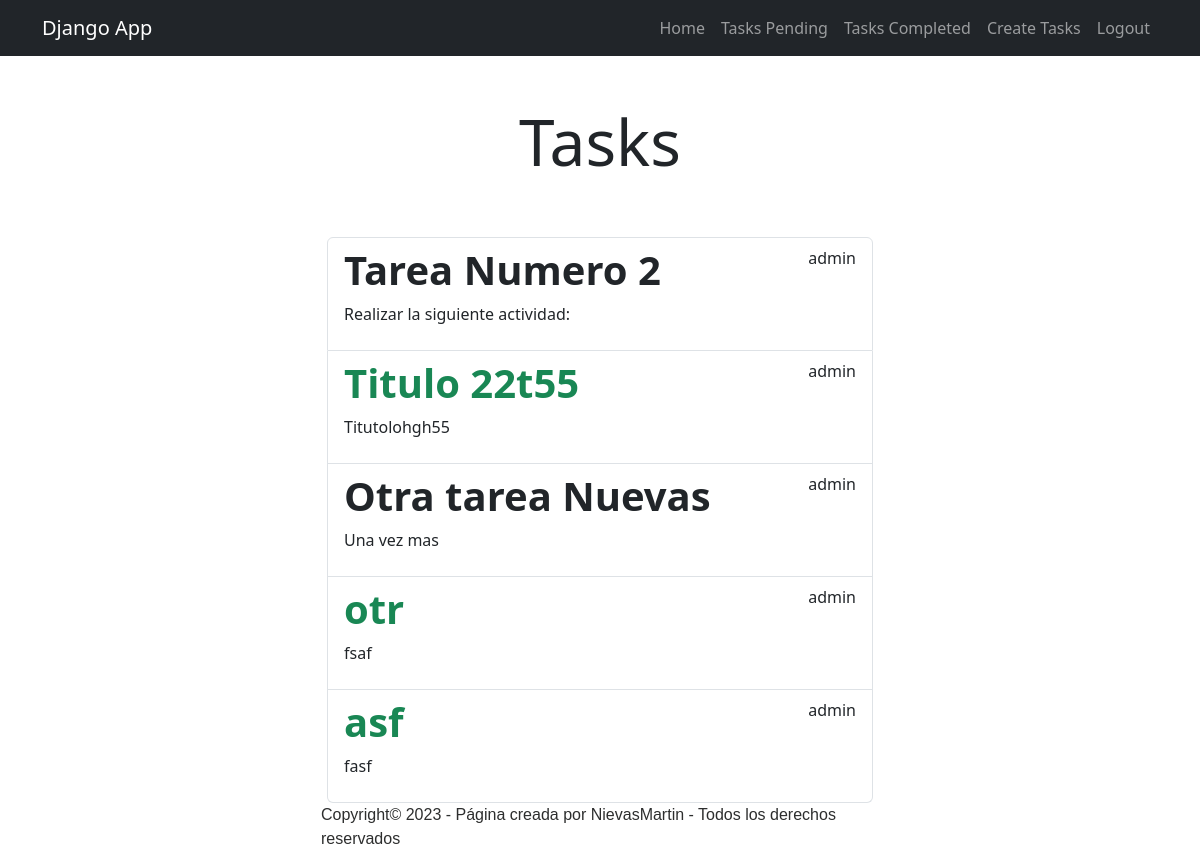
/tasks/ (signed in), run on an earlier commit of the app's database.
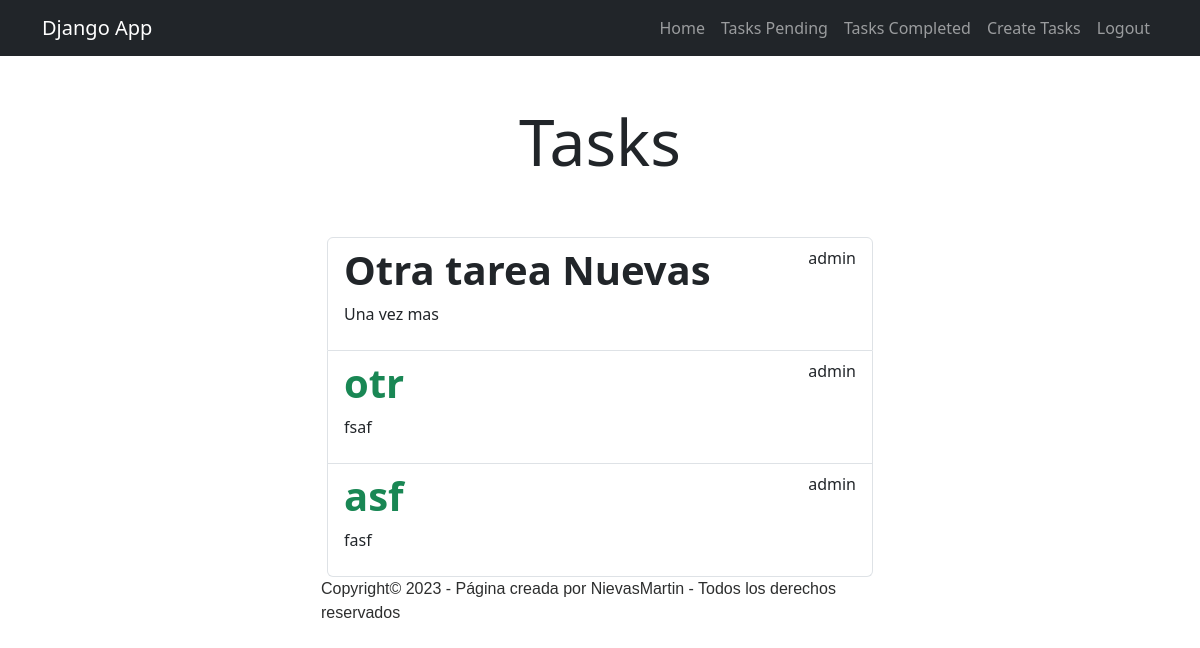
And on a later commit of the database.
### tasks/models.py (models this page shows, shortened)
class Task(models.Model):
    title = models.CharField( max_length = 100 )
    description = models.TextField(blank=True)
    created = models.DateField(auto_now_add=True)
    datecompleted = models.DateTimeField(null=True, blank=True)
    important = models.BooleanField(default=False)
    user = models.ForeignKey(User, on_delete=models.CASCADE)

### tasks/views.py (the view)
# urls.py: path('tasks/',views.tasks, name='tasks'),
@login_required
def tasks(request):
    tasks = Task.objects.filter(user=request.user, datecompleted__isnull=True)
    return render(request, 'tasks.html', {'tasks':tasks})

### tasks/templates/tasks.html (shortened to what this page needs)
{% extends 'base.html' %}
{% block content %}
<main class="container">
    <div class="row">
        <div class="col-md-6 offset-md-3">
            <h1 class="text-center display-3 py-5" > Tasks </h1>
<ul class="list-group" >
    {% for task in tasks %}
    <a class="list-group-item" href="{% url 'task_detail' task.id %}">
            <header class="d-flex justify-content-between">
                {% if task.important %}
            <h1 class="fw-bold text-success">{{task.title}}</h1>
            {% else %}
            <h1 class="fw-bold">{{task.title}}</h1>
            {% endif %}
            <p>{{task.user.username}}</p>
            </header>
            <p>{{task.description}}</p>
    </a>
    {% endfor %}
</ul>
        </div>
    </div>
                <div class="col-md-6 offset-md-3" id="copyright" style="font-family:'Franklin Gothic Medium', 'Arial Narrow', Arial, sans-serif ; color: #2d2e2e;">
                Copyright&copy; 2023 - Página creada por NievasMartin - Todos los derechos reservados
                </div>
</main>
{% endblock %}

### tasks/templates/base.html (shortened to what this page needs)
<!DOCTYPE html>
<html lang="en">
<head>
    <link rel="stylesheet" href="https://cdn.jsdelivr.net/npm/bootstrap@5.3.2/dist/css/bootstrap.min.css">
</head>
<body>
    <nav class="navbar navbar-expand-lg bg-dark navbar-dark">
        <div class="container">
          <a class="navbar-brand" href="/">Django App</a>
          <div class="collapse navbar-collapse" id="navbarNav">
            <ul class="navbar-nav ms-auto">
                <li class="nav-item" >
                    <a href="/" class="nav-link" >Home</a>
                </li>
                {% if user.is_authenticated %}
                <li class="nav-item" >
                    <a href="{% url 'tasks' %}" class="nav-link" >Tasks Pending</a>
                </li>
                <li class="nav-item">
                    <a href="{% url 'tasks_completed' %}" class="nav-link">Tasks Completed</a>
                </li>
                <li class="nav-item">
                    <a href="/tasks/create/" class="nav-link">Create Tasks</a>
                </li>
                <li class="nav-item">
                    <a href="/logout" class="nav-link">Logout</a>
                </li>
                 {% endif %}
            </ul>
          </div>
        </div>
      </nav>
    {% block content %}
    {% endblock %}
</body>
</html>

What changed in the data, as far as the page shows it:
removed Task: title "Tarea Numero 2", user.username "admin", description "Realizar la siguiente actividad:"
removed Task: title "Titulo 22t55", user.username "admin", description "Titutolohgh55"
